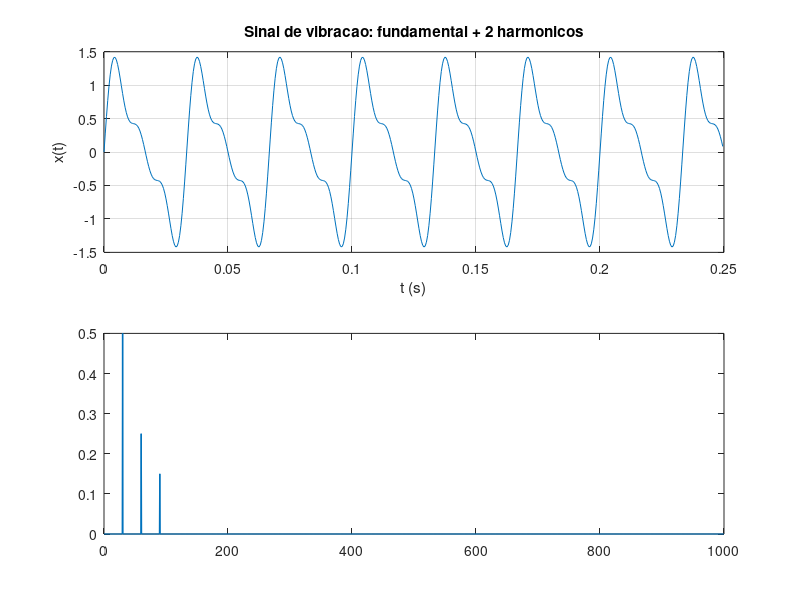

Write the MATLAB code that produced this figure. (Note: this script raises an error after producing the figure.)
% =========================================================================
% ATIVIDADE 09 - Sinal com fundamental + harmonicos (vibracao mecanica)
% -------------------------------------------------------------------------
% Gera um sinal com uma frequencia principal (1X) e harmonicos (2X, 3X),
% simulando uma assinatura tipica de desbalanceamento + desalinhamento em
% maquinas rotativas. A FFT identifica claramente cada componente.
% =========================================================================

clear; clc; close all;

fs = 2000;          % Hz
T  = 2;             % segundos
t  = 0:1/fs:T-1/fs;
N  = length(t);

% --- Frequencia fundamental e harmonicos ---
f1 = 30;            % Hz - rotacao de eixo (1800 RPM)
% Tipico de diagnostico:
%   1X: desbalanceamento
%   2X: desalinhamento
%   3X: folgas mecanicas
x = 1.0*sin(2*pi*1*f1*t) + ...
    0.5*sin(2*pi*2*f1*t) + ...
    0.3*sin(2*pi*3*f1*t);

% --- FFT ---
metade = 1:floor(N/2);
f      = (0:N-1)*(fs/N);
mag    = abs(fft(x))/N;

% --- Identificacao dos picos ---
candidatos = [1 2 3] * f1;
fprintf('Frequencias esperadas e detectadas:\n');
for k = 1:length(candidatos)
    [~, idx] = min(abs(f - candidatos(k)));
    fprintf('  %dX (%.0f Hz) -> pico em %.1f Hz, |X|/N = %.3f\n', ...
            k, candidatos(k), f(idx), mag(idx));
end

% --- Graficos ---
fig = figure('Name','Atividade 09 - Sinal harmonico','Position',[100 100 900 700]);

subplot(2,1,1);
plot(t(1:500), x(1:500));
title('Sinal de vibracao: fundamental + 2 harmonicos');
xlabel('t (s)'); ylabel('x(t)'); grid on;

subplot(2,1,2);
plot(f(metade), mag(metade), 'LineWidth', 1);
hold on;
for k = 1:length(candidatos)
    xline(candidatos(k), 'r--', sprintf('%dX', k));
end
title('Espectro de magnitude - assinatura espectral 1X / 2X / 3X');
xlabel('Frequencia (Hz)'); ylabel('|X(f)|/N');
xlim([0 200]); grid on;

fprintf('\nInterpretacao em diagnostico de maquinas:\n');
fprintf('  1X muito alto  -> indicio de desbalanceamento\n');
fprintf('  2X dominante   -> indicio de desalinhamento\n');
fprintf('  Harmonicos     -> folgas, falhas em mancais ou engrenagens\n');
fprintf('A FFT eh, portanto, a impressao digital do estado da maquina.\n');

% --- Salvar PNG em Resultados/ ---
script_dir = fileparts(mfilename('fullpath'));
out_dir    = fullfile(script_dir, '..', '..', 'Resultados');
if ~exist(out_dir, 'dir'); mkdir(out_dir); end
print(fig, fullfile(out_dir, 'sim9_atividade9_harmonicos.png'), '-dpng', '-r120');
fprintf('Figura salva em: %s\n', fullfile(out_dir, 'sim9_atividade9_harmonicos.png'));
